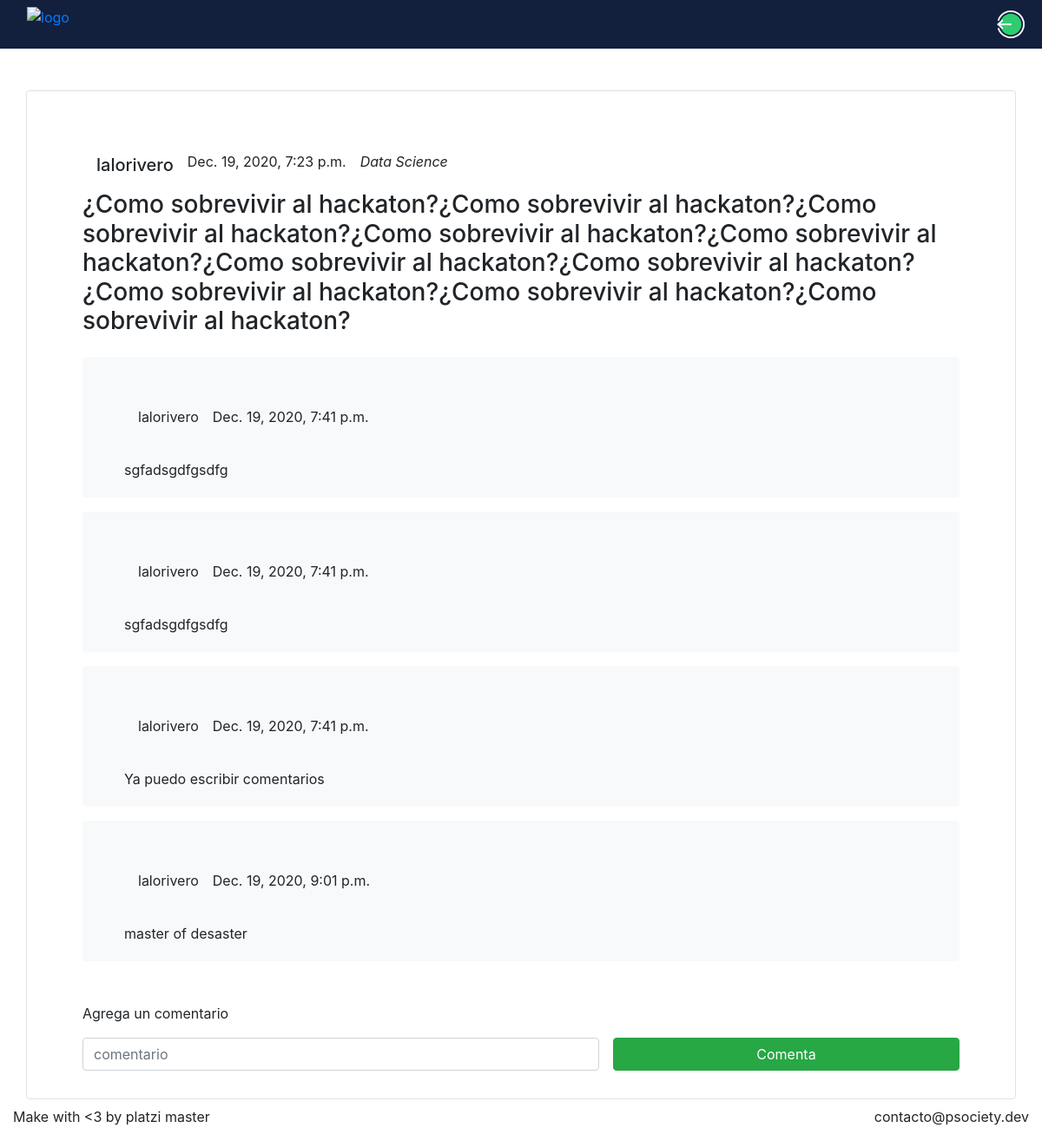
The page /question/7 (signed in) on the database its author committed.
### questions/models.py (models this page shows, shortened)
class Question(models.Model):
    TECHNOLOGY_CHOICES = [
        ('Data Science', 'Data Science'),
        ('Computer Science', 'Computer Science'),
        ('FrontEnd','FrontEnd'),
        ('BackEnd','BackEnd'),
        ('UI/UX','UI/UX'),
        ('English','English')
    ]
    TIME_CHOICES=[
        ('5 min','5 min'),
        ('15 min','15 min'),
        ('30 min','30 min'),
        ('45 min','45 min'),
        ('60 min','60 min'),
    ]
    author = models.ForeignKey("users.Profile", on_delete=models.CASCADE)
    description = models.TextField()
    post_date = models.DateTimeField(auto_now_add=True)
    time_to_solve = models.CharField(
        choices=TIME_CHOICES,
        max_length=60,
        null=True
    )
    technology_tag = models.CharField(
        choices=TECHNOLOGY_CHOICES,
        max_length=60,
        null=True
    )
    is_active = models.BooleanField(default=True)
    menthor = models.ForeignKey(SolveForm, on_delete=models.CASCADE, null=True)
    points = models.IntegerField(default = 1)

class Comment(models.Model):
    author = models.ForeignKey(Profile, on_delete=models.CASCADE)
    question = models.ForeignKey(Question, on_delete=models.CASCADE)
    post_date = models.DateTimeField(auto_now_add=True)
    content = models.TextField()

### users/models.py (models this page shows, shortened)
class Profile(models.Model):
    user = models.OneToOneField(User, on_delete=models.CASCADE)
    picture = CloudinaryField('image')
    menthor_points = models.IntegerField(default=0)
    calendar = models.URLField(max_length=255)
    availability = models.BooleanField(default=True)

### questions/views.py (the view, shortened to what this page needs)
# urls.py: path('question/<int:id>', questions_views.question_detail, name='question_detail'),
@login_required
def question_detail(request, id):
    question = Question.objects.get(id=id)
    comments = Comment.objects.all().filter(question = id)
    return render(request,'questions/question_detail.html',{'question':question, 'comments':comments})

### templates/questions/question_detail.html (shortened to what this page needs)
{% extends "questions/base.html" %}
{% load static %}
{% block container %}
    <div class="container-sm border rounded mt-5 p-3 mb-5">
        <div class="ml-5 mt-5 d-flex align-items-center justify-content-start">
            <h5 class="mr-3">{{ question.author.user.username }}</h5>
            <p class="mr-3">{{ question.post_date }}</p>
            <p class="mr-3"><i>{{ question.technology_tag }}</i></p>
        </div>
        <h3 class="ml-5 mr-5">{{question.description}}</h3>
        <div class="d-flex flex-column justify-content-center">
        {% for comment in comments %}
            <div class="bg-light rounded  pt-1 pb-1 ml-5 mt-3 mr-5">
                <div class="ml-5 mt-5 d-flex align-items-center justify-content-start">
                    <p class="mr-3">{{ comment.author.user.username }}</p>
                    <p class="mr-3">{{ comment.post_date }}</p>
                </div>
                    <p class="ml-5 mt-3 mr-3 w-75"> {{comment.content}}</p>
            </div>
        {% endfor %}
        </div>
            <form class="mt-5" method="POST" action="{% url 'question_detail' id=question.id %}">
                <p class="ml-5">Agrega un comentario</p>
                <div class="d-flex align-items-center form-group ">
                    <input class="form-control ml-5 mr-3 w-75 " type="text" placeholder="comentario" name="content" />
                    <button class="btn btn-success btn-block w-50 mr-5" type="submit">Comenta</button>
                </div>
            </form>
    </div>
{% endblock %}

### rows shown on the page
Question: author.user.username "lalorivero", post_date "Dec. 19, 2020, 7:23 p.m.", technology_tag "Data Science", description "¿Como sobrevivir al hackaton?¿Como sobrevivir al hackaton?¿Como sobrevivir al hackaton?¿Como sobrevivir al hackaton?¿Como sobrevivir al hackaton?¿Como sobrevivir al hackaton?¿Como sobrevivir al hackaton?¿Como sobrevivir al hackaton?¿Como sobrevivir al hackaton?¿Como sobrevivir al hackaton?"
Comment: author.user.username "lalorivero", post_date "Dec. 19, 2020, 7:41 p.m.", content "sgfadsgdfgsdfg"
Comment: author.user.username "lalorivero", post_date "Dec. 19, 2020, 7:41 p.m.", content "sgfadsgdfgsdfg"
Comment: author.user.username "lalorivero", post_date "Dec. 19, 2020, 7:41 p.m.", content "Ya puedo escribir comentarios"
Comment: author.user.username "lalorivero", post_date "Dec. 19, 2020, 9:01 p.m.", content "master of desaster"
